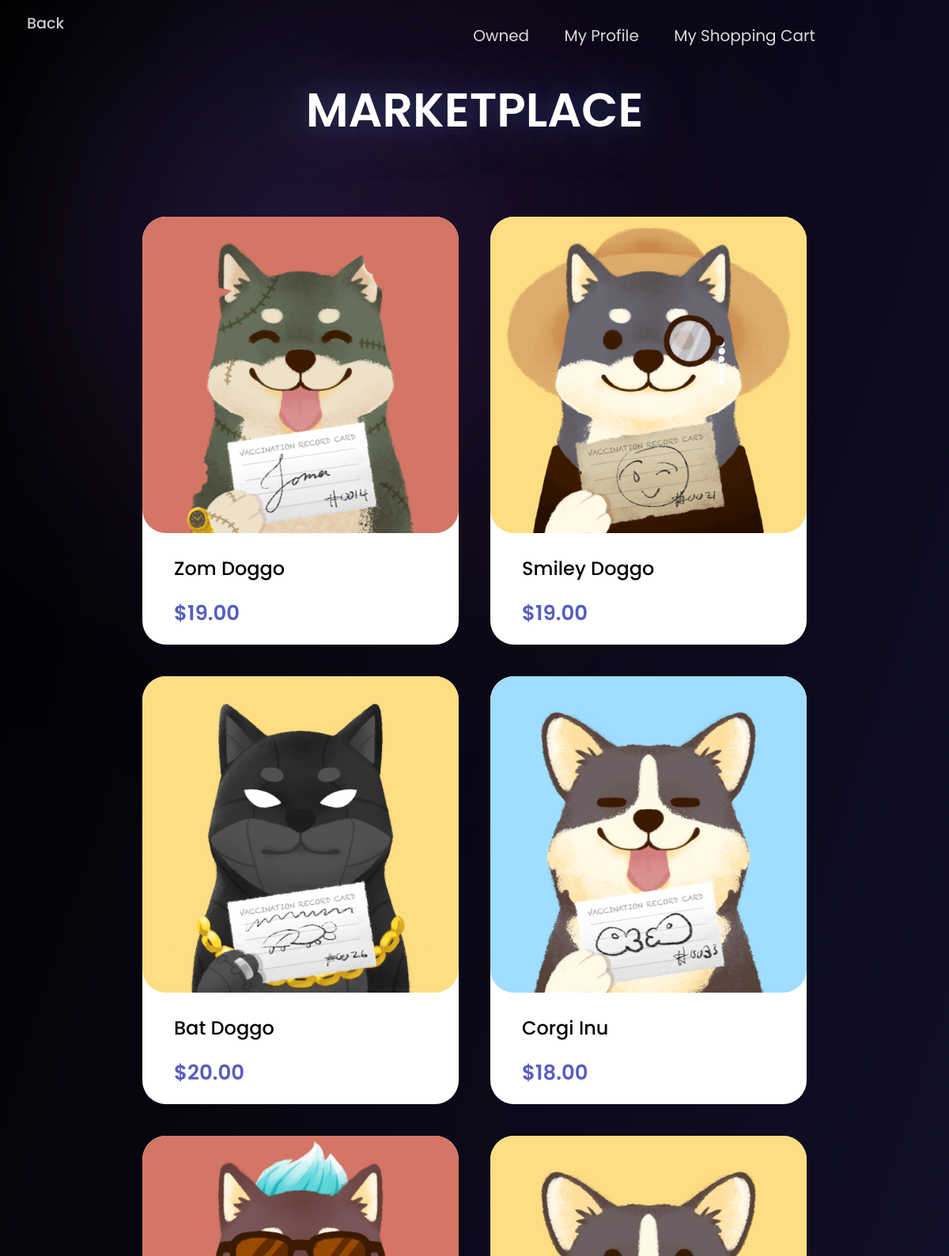
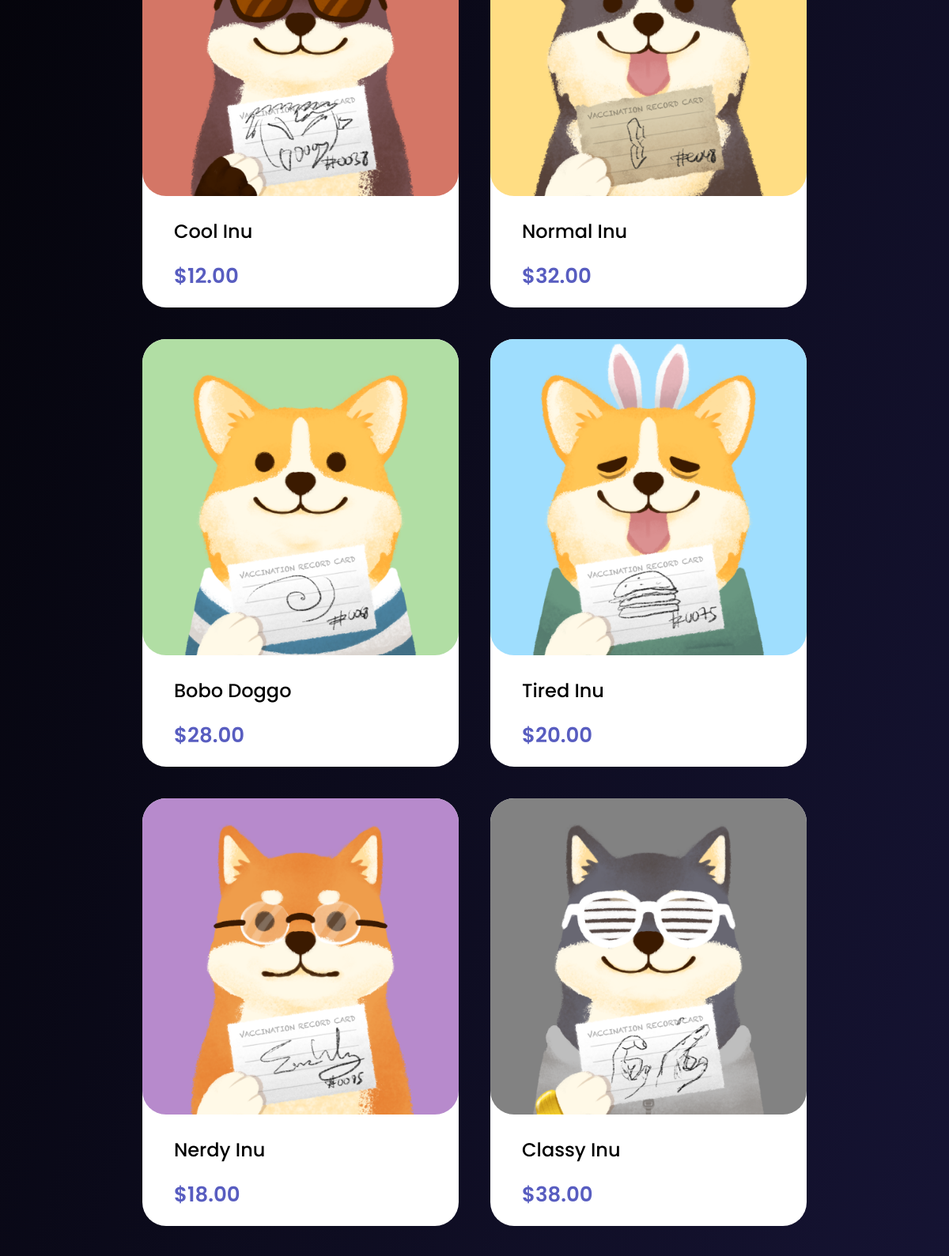
/marketplace (upper part), run on the app's committed database (2 pictures, top to bottom).
### app_amonze/models.py (models this page shows, shortened)
class Item (models.Model):
    item_id = models.BigAutoField(primary_key=True)
    item_name = models.CharField(max_length=50)
    item_image = models.ImageField(null=True)
    description = models.TextField(default="No description")
    price = models.DecimalField(max_digits=5, decimal_places=2, default=0.00)

### app_amonze/views.py (the view)
# urls.py: path('marketplace', views.marketplace, name  = 'marketplace'),
def marketplace(request):
    items = Item.objects.all()
    context = {'items': items}
    return render(request, 'marketplace.html', context)

### app_amonze/templates/marketplace.html (shortened to what this page needs)
<!DOCTYPE html>
{% load static %}
<html lang="en">
<head>
</head>
<body>
    <div class="navbar">
        <div class="home">
            <a href="{% url 'home' %}">
                Back
            </a>
        </div>
        <div class="navbut" id="menuList">
            <a class='owned' href="/owned">Owned</a>
            <a class='profile' href="/profile">My Profile</a>
            <a class="cart" href="/cart">My Shopping Cart</a>
        </div>
    </div>
    <div class="market_header">
        <h2>MARKETPLACE</h2>
    </div>
    <div class="market_container">
        {% for item in items %}
        <div class="item_wrapper">
            <a href="item/{{item.item_id}}">
                <img class="item_img" src="{{ item.item_image.url }}">
                <div class="item_desc">
                    <ul>
                        <h3 style="color: black;"> {{ item.item_name }} </h3>
                        <p style="color: #585DC0;"> ${{item.price}} </p>
                    </ul>
                </div>
            </a>
        </div>
        {% endfor %}
    </div>
</body>
</html>

### app_amonze/templates/marketplace.html (style rules this page uses)
body { font-family: 'Poppins', sans-serif; font-weight: 400; background-image: linear-gradient(to top left, rgba(23, 21, 55, 1), rgba(0, 0, 0, 1)); height: 96vh; background-repeat: no-repeat; background-attachment: fixed; }
.market_header { display: flex; color: white; place-content: center; }
.market_header h2 { font-weight: 600; font-size: 60px; text-shadow: 0 0 80px rgb(192 219 255 / 35%), 0 0 32px rgb(65 120 255 / 24%); padding-bottom: 40px; margin-top: 40px; margin-bottom: 20px; }
.market_container { padding: 10px; display: flex; flex-wrap: wrap; justify-content: center; }
.item_wrapper { margin: 20px; background: white; border-radius: 30px; width: 400px; }
.item_wrapper a { text-decoration: none; }
.item_desc h3 { font-size: 24px; font-weight: 500; margin: 20px 0px; }
.item_desc p { font-size: 26px; font-weight: 600; margin: 20px 0px; }
.item_img { width: 100%; border-radius: 30px; }
.navbar { margin: 10px; width: 95%; display: flex; flex-wrap: wrap; justify-content: space-between; margin-top: 15px; align-items: center; }
.navbar a { margin-left: 40px; color: rgba(255, 255, 255, 0.85); text-decoration: none; font-size: 20px; }
.home a { font-size: 2.4vh; text-decoration: none; color: rgba(255, 255, 255, 0.8); margin-left: 2vh; font-weight: 500; }

### data on the page
Item: item_image (picture), item_name "Zom Doggo", price "19.00"
Item: item_image (picture), item_name "Smiley Doggo", price "19.00"
Item: item_image (picture), item_name "Bat Doggo", price "20.00"
Item: item_image (picture), item_name "Corgi Inu", price "18.00"
Item: item_image (picture), item_name "Cool Inu", price "12.00"
Item: item_image (picture), item_name "Normal Inu", price "32.00"
Item: item_image (picture), item_name "Bobo Doggo", price "28.00"
Item: item_image (picture), item_name "Tired Inu", price "20.00"
Item: item_image (picture), item_name "Nerdy Inu", price "18.00"
Item: item_image (picture), item_name "Classy Inu", price "38.00"
